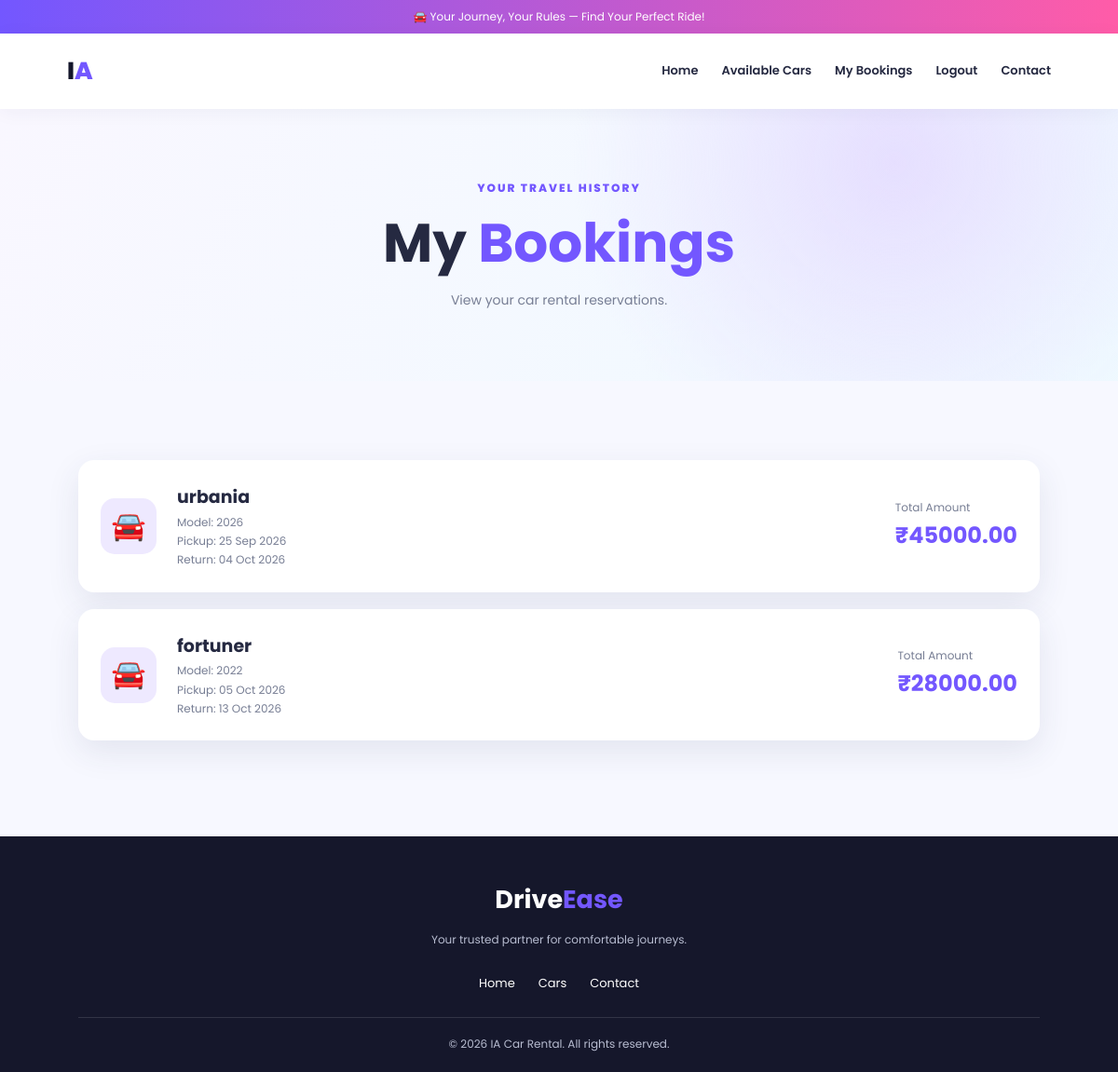
/bookings/ (signed in), run on the app's committed database.
### rental/models.py (models this page shows, shortened)
class Booking(models.Model):
    STATUS_CHOICES = [
        ('Pending', 'Pending'),
        ('Confirmed', 'Confirmed'),
        ('Completed', 'Completed'),
    ]
    customer = models.ForeignKey(User, on_delete=models.CASCADE)
    car = models.ForeignKey(Car, on_delete=models.CASCADE)
    pickup_date = models.DateField()
    return_date = models.DateField()
    total_amount = models.DecimalField(
        max_digits=10,
        decimal_places=2
    )
    status = models.CharField(
        max_length=20,
        choices=STATUS_CHOICES,
        default='Pending'
    )
    created_at = models.DateTimeField(auto_now_add=True)

class Car(models.Model):
    name = models.CharField(max_length=100)
    model = models.CharField(max_length=100)
    price_per_day = models.DecimalField(max_digits=10, decimal_places=2)
    available = models.BooleanField(default=True)
    image = models.ImageField(upload_to='cars/', null=True, blank=True)

### rental/views.py (the view)
@login_required
def my_bookings(request):
    bookings = Booking.objects.filter(
        customer=request.user
    ).order_by('-created_at')
    return render(
        request,
        'bookings.html',
        {'bookings': bookings}
    )

### rental/templates/bookings.html (shortened to what this page needs)
{% extends "base.html" %}
{% block content %}
<section class="page-banner">
    <div class="reveal">
        <p class="tagline">YOUR TRAVEL HISTORY</p>
        <h1>My <span>Bookings</span></h1>
        <p>View your car rental reservations.</p>
    </div>
</section>
<section class="section">
    {% for booking in bookings %}
        <div class="booking-history-card reveal">
            <div class="booking-icon">
                🚘
            </div>
            <div class="booking-history-info">
                <h2>{{ booking.car.name }}</h2>
                <p>
                    Model: {{ booking.car.model }}
                </p>
                <p>
                    Pickup:
                    {{ booking.pickup_date|date:"d M Y" }}
                </p>
                <p>
                    Return:
                    {{ booking.return_date|date:"d M Y" }}
                </p>
            </div>
            <div class="booking-total">
                <p>Total Amount</p>
                <h2>
                    ₹{{ booking.total_amount }}
                </h2>
            </div>
        </div>
    {% endfor %}
</section>
{% endblock %}

### rental/static/css/style.css (style rules this page uses)
:root { --purple: #7357ff; --blue: #168bff; --pink: #ff5ca8; --cyan: #00d9c5; --dark: #15172b; --text: #252941; --muted: #777e94; --light: #f7f8ff; --white: #ffffff; --shadow: 0 12px 35px rgba(50, 55, 100, 0.10); }
* { box-sizing: border-box; margin: 0; padding: 0; }
html { scroll-behavior: smooth; }
body { font-family: 'Poppins', sans-serif; background: var(--light); color: var(--text); line-height: 1.7; }
.tagline { color: var(--purple); font-size: 12px; font-weight: 800; letter-spacing: 2px; margin-bottom: 14px; }
.section { padding: 85px 7%; }
.section-heading h2 span, .about-text h2 span, .location-card h2 span, .page-banner h1 span { color: var(--purple); }
.page-banner { padding: 75px 7%; text-align: center; background: radial-gradient(circle at 80% 20%, #e6dfff, transparent 35%), linear-gradient(120deg, #f9f7ff, #effaff); }
.page-banner h1 { font-size: clamp(38px, 5vw, 58px); line-height: 1.2; margin-bottom: 15px; }
.page-banner p:not(.tagline) { color: var(--muted); font-size: 14px; }
.booking-history-card { max-width: 1100px; margin: 0 auto 18px; padding: 24px; display: flex; align-items: center; gap: 22px; flex-wrap: wrap; background: white; border-radius: 17px; box-shadow: var(--shadow); transition: transform .3s; }
.booking-icon { display: grid; place-items: center; min-width: 60px; height: 60px; border-radius: 15px; background: #eee9ff; font-size: 30px; }
.booking-history-info { flex: 1; }
.booking-history-info h2 { font-size: 19px; }
.booking-history-info p, .booking-total p { color: var(--muted); font-size: 12px; }
.booking-total h2 { color: var(--purple); }
.reveal { opacity: 0; transform: translateY(25px); transition: opacity .7s ease, transform .7s ease; }
.reveal.is-visible { opacity: 1; transform: translateY(0); }

### data on the page
Booking: car.name "urbania", car.model "2026", pickup_date "25 Sep 2026", return_date "04 Oct 2026", total_amount "45000.00"
Booking: car.name "fortuner", car.model "2022", pickup_date "05 Oct 2026", return_date "13 Oct 2026", total_amount "28000.00"
